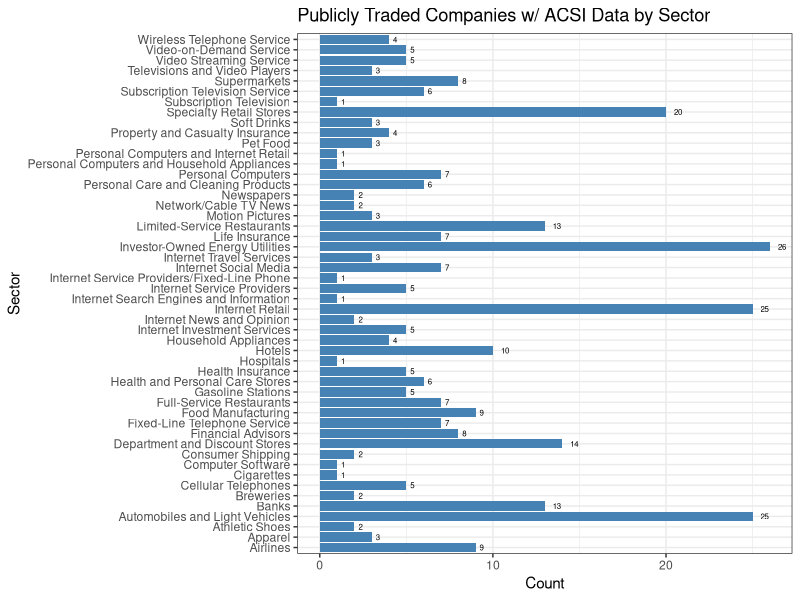
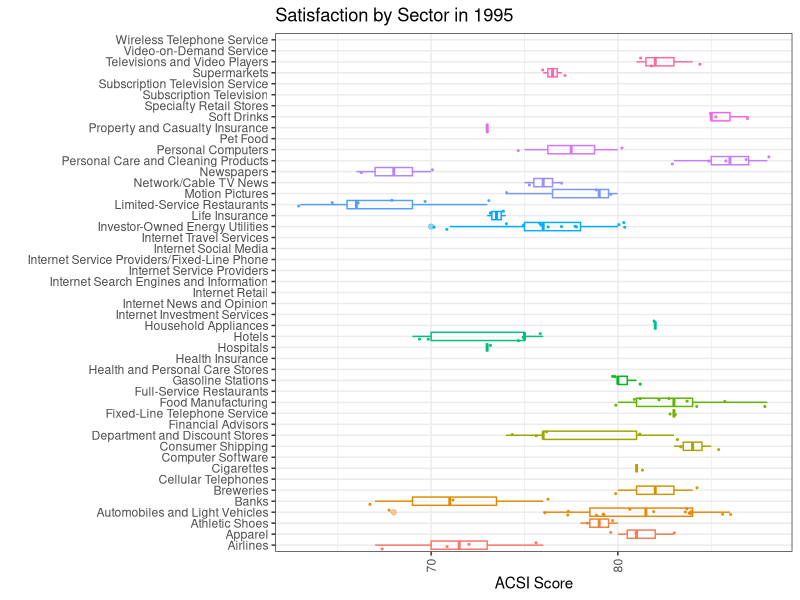
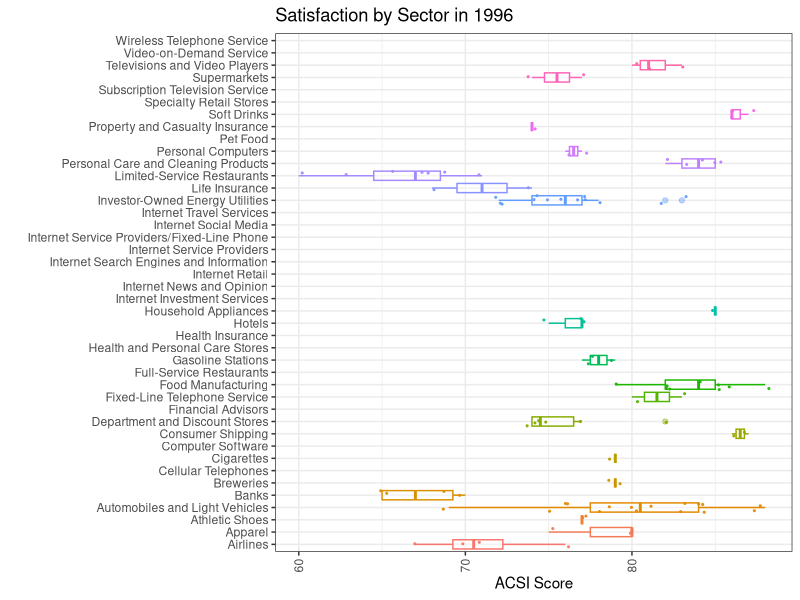
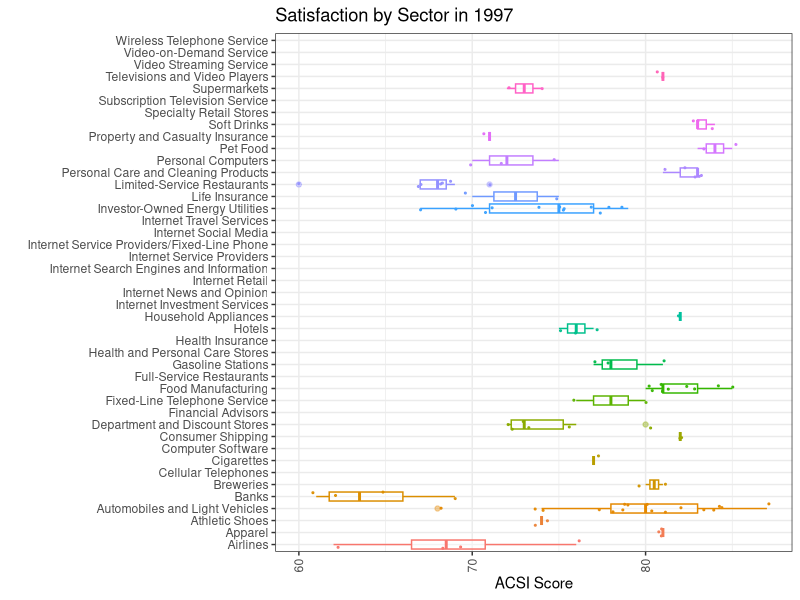
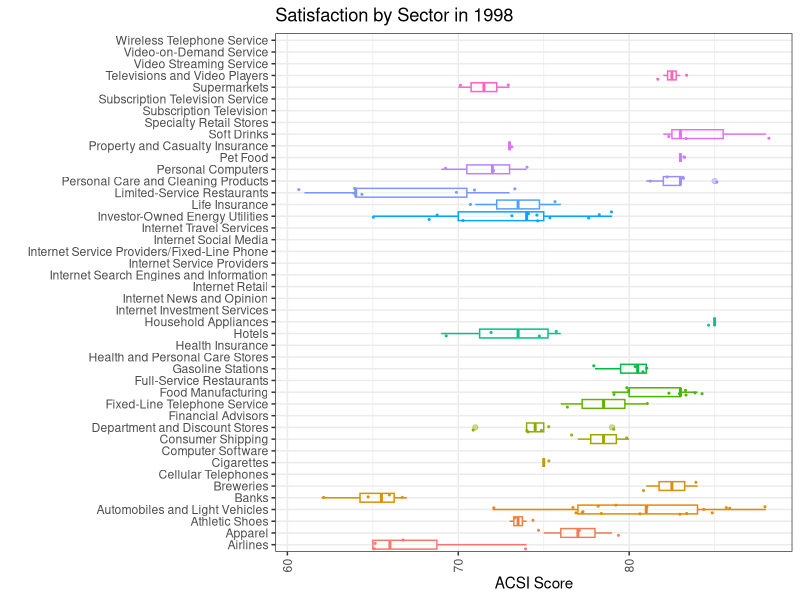
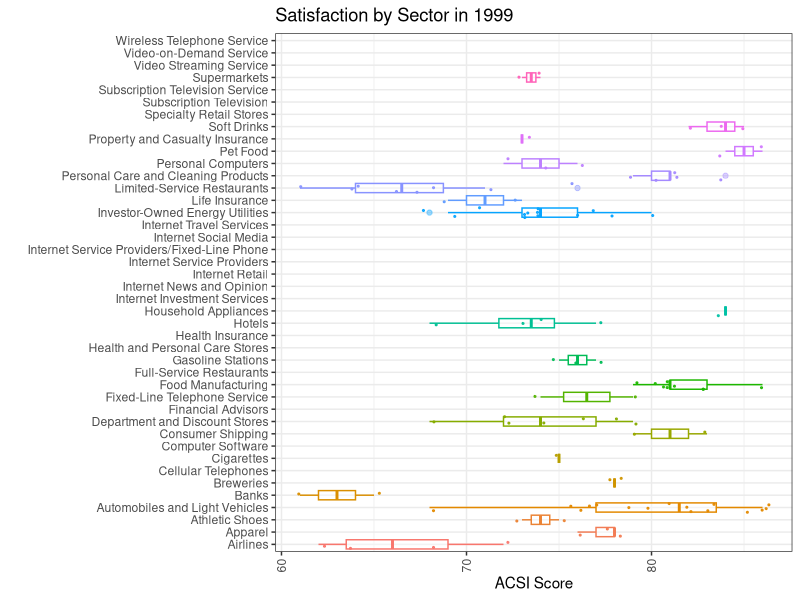
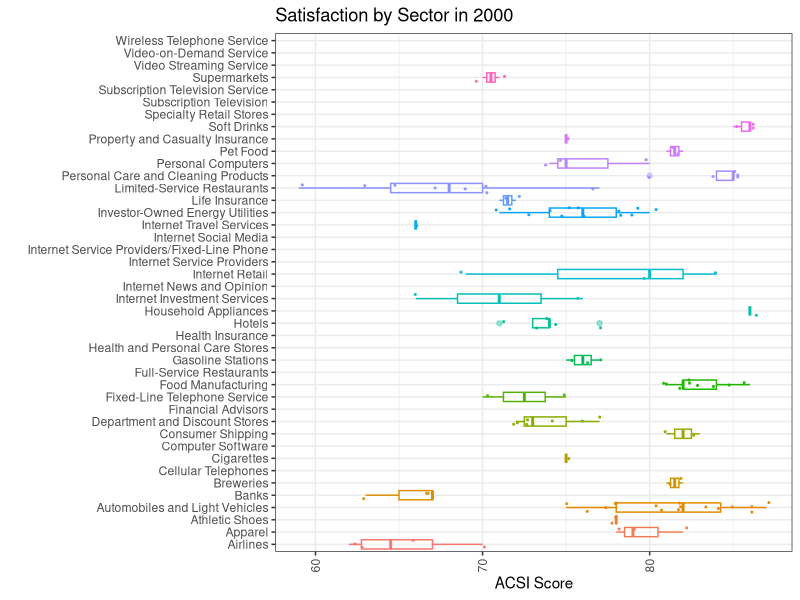
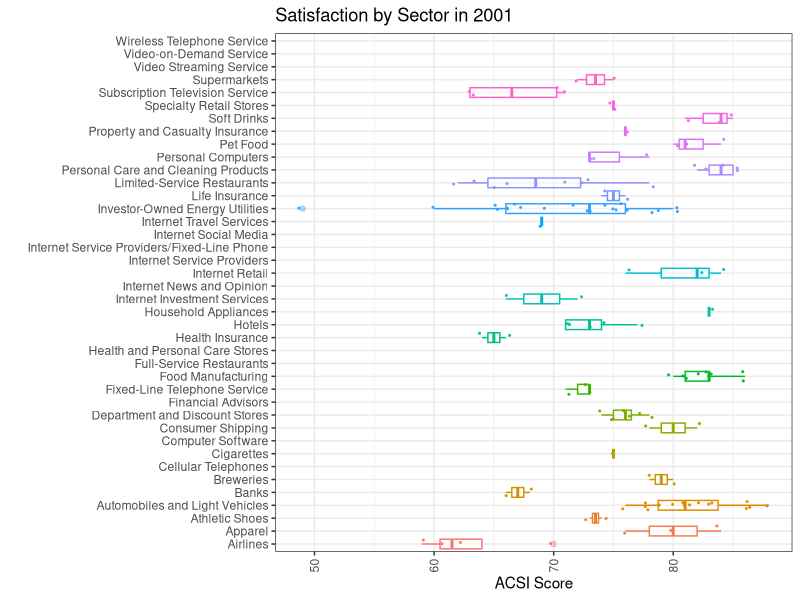

Recreate these plots in R, in order. (Note: this script raises an error after producing the figures.)
## ---- chunk 1
library(tidyverse)
library(magrittr)
library(gridExtra)
## ---- chunk 2
options(scipen = 999)
## ---- chunk 3
score_data <- read_csv("score_data.csv")
score_data
## ---- chunk 4
score_data %>% pull(ticker) %>% unique() %>% length()
## ---- chunk 5
score_data_long <- gather(score_data %>% select(-`...1`, -publicly_traded), year, score, -ticker, -company_name, -sector, na.rm = TRUE)
score_data_long$score <- as.numeric(score_data_long$score) #convert score from chr to numeric value
score_data_long
## ---- chunk 6
stock_data <- read_csv("stock_data.csv")
names(stock_data)[1] <- "ticker" #rename index to ticker 
stock_data
## ---- chunk 7
stock_data_long <- gather(stock_data, year, price, -ticker, na.rm = TRUE)
stock_data_long
## ---- chunk 8
analysis_data <- score_data_long %>% mutate(ticker_year = paste0(ticker, "_", year)) %>% left_join(stock_data_long %>% mutate(ticker_year = paste0(ticker, "_", year)) %>% select(-ticker, -year), by=c("ticker_year"="ticker_year")) %>% select(-ticker_year)
analysis_data
## ---- chunk 9
ggplot(score_data, aes(x = sector)) +
  geom_bar(fill = "steelblue") +
  labs(title = "Publicly Traded Companies w/ ACSI Data by Sector", x = "Sector", y = "Count") +
  geom_text(stat = "count", aes(label = ..count..), hjust = -1, color="black", size=2) +
  theme(axis.text.x = element_text(angle = 90, vjust = 0.5)) + 
  coord_flip() +
  theme_bw()
## ---- chunk 10
for (input_year in score_data_long %>% pull(year) %>% unique) {
  print(score_data_long %>% filter(year == input_year) %>% ggplot(aes(color=sector, y = score, x=sector)) + geom_boxplot(alpha=0.4) + geom_jitter(size=0.4, alpha=0.9) + theme_bw() +
    theme(axis.text.x = element_text(angle = 90, vjust = 0.5)) + coord_flip() + theme(legend.position = "none") + ggtitle(paste0("Satisfaction by Sector in ", input_year)) + ylab("ACSI Score") + xlab(""))  +
  ylim(c(60, 100))
}
## ---- chunk 11
score_data_long %>% ggplot(aes(color=sector, y = score, x=reorder(sector,score,na.rm = TRUE))) + geom_boxplot(alpha=0.4) + geom_jitter(size=0.4, alpha=0.9) + theme_bw() +
    theme(axis.text.x = element_text(angle = 0, vjust = 0.5)) + coord_flip() + theme(legend.position = "none") + ggtitle(paste0("")) + ylab("ACSI Score") + xlab("")  +
  ylim(c(45, 100))
## ---- chunk 12
score_data_long
## ---- chunk 13
sector_year_means <- score_data_long %>% 
  group_by(year, sector) %>% 
  summarize(mean_score = mean(score, na.rm = TRUE))

sector_means <- sector_year_means %>% 
  group_by(sector) %>% 
  summarize(mean_score = mean(mean_score, na.rm = TRUE)) 

#arrange from top to bottom
sector_means <- sector_means %>% 
  arrange(desc(mean_score))

sector_means %>% 
  mutate(rank = row_number(desc(mean_score)))
## ---- chunk 14
sp_500_data <- read_csv("sp_500_stock_df.csv")
names(sp_500_data)[1] <- "ticker"
sp_500_data <- gather(sp_500_data, year, price, -ticker, na.rm = TRUE)
sp_500_data
## ---- chunk 15
# Sort the dataframe by ticker and year
stock_data_long <- stock_data_long[order(stock_data_long$ticker, stock_data_long$year),]

# Mark both data types
stock_data_long$type <- "ACSI Surveyed Companies"
sp_500_data$type <- "S&P 500"

# merge them together
stock_data_long %<>% full_join(sp_500_data)

# Use the 'dplyr' package to group the data by ticker and calculate the percent change from one year to the next
library(dplyr)

stock_data_long <- stock_data_long %>% 
  group_by(ticker) %>% 
  mutate(price_change_from_prev_year = (price - lag(price))/lag(price))

stock_data_long
## ---- chunk 16
stock_data_long %>% pull(ticker) %>% unique() %>% length()
## ---- chunk 17
# Calculate the median price change from previous year for each year
median_changes <- stock_data_long %>%
  group_by(year, type) %>%
  summarize(median_change = median(price_change_from_prev_year, na.rm = TRUE)) 

# How similar is the median stock changes year to year with the S&P 500? (using as a benchmark)
ggplot(data = median_changes, aes(x = year, y = median_change, fill = type)) +
  geom_col(position = position_dodge(width = 0.8), width = 0.8) +
  labs(title = "Change in Stock Price by Year and Type", x = "Year", y = "Price Change", fill = "Type") +
  theme(plot.title = element_text(hjust = 0.5))  +
  guides(fill = guide_legend(ncol = 2)) +
  theme_bw() +
  theme(axis.text.x = element_text(angle = 90, vjust = 0.5))
## ---- chunk 18
count_highest_types <- function(median_changes) {
  # Convert factor type column to character if needed
  if (is.factor(median_changes$type)) {
    median_changes$type <- as.character(median_changes$type)
  }
  
  highest_types <- c()
  for (x in median_changes$year %>% unique()) {
    yearly_data <- median_changes %>% filter(year == x)
    # Find the type with the highest median_change value
    highest_types <- c(highest_types, yearly_data$type[which.max(yearly_data$median_change)])
  }
  # Count the occurrences of each element in an array
  counts <- table(highest_types)
  
  # Return the counts
  return(counts)
}

count_highest_types(median_changes)
## ---- chunk 19
plot_cumulative_performance <- function(df) {
  
  starting_amount <- 100000
  # Calculate cumulative performance for each trading strategy
  df_cumulative <- df %>%
    group_by(type) %>%
    arrange(year) %>%
    mutate(cumulative_return = cumprod(1 + median_change) * starting_amount)
  
  # Loop through all possible types in df_cumulative and print the final cumulative return
  for (t in unique(df_cumulative$type)) {
    #get the standard deviation in returns
    annual_mean_return <- df %>% filter(type == t) %>% drop_na() %>% pull(median_change) %>% mean()
    annual_sd_return <- df %>% filter(type == t) %>% drop_na() %>% pull(median_change) %>% sd()
    print(paste0(t, ": ", annual_mean_return, "+/-", annual_sd_return))

    final_return <- df_cumulative %>% filter(type == t) %>% filter(year == max(year)) %>% pull(cumulative_return)
    cat(paste0(t, ": ", round(final_return, 2), "\n"))
    final_return <- (df_cumulative %>% filter(type == t) %>% filter(year == max(year)) %>% pull(cumulative_return) / starting_amount - 1) * 100
    cat(paste0(t, ": ", round(final_return, 2), "%\n"))
  }
  
  # Plot cumulative performance for each trading strategy
  ggplot(df_cumulative, aes(x = year, y = cumulative_return, color = type, group=type)) +
    geom_line(size = 1) +
    scale_y_continuous(labels = scales::dollar, limits=c(0,3000000)) +
    labs(x = "Year", y = "Portfolio Balance", title = "Cumulative Performance") +
    theme_classic() +
    guides(color=guide_legend(title="Group")) +
    theme(axis.text.x = element_text(angle = 90, vjust = 0.5)) +
    theme(legend.position = "right", legend.title=element_blank()) +
    theme(plot.title = element_text(face="bold")) +
    xlab("")
  
}

acsi_total_data <- median_changes %>% drop_na()

plot_cumulative_performance(median_changes %>% drop_na())
## ---- chunk 20
median_changes %>% filter(type == "S&P 500") %>% drop_na() %>% pull(median_change) %>% mean()
median_changes %>% filter(type == "S&P 500") %>% drop_na() %>% pull(median_change) %>% sd()
## ---- chunk 21
label_data <- function(df, top_cutoff, bottom_cutoff) {
  library(dplyr)
  
  df_labeled <- df %>% 
    group_by(year) %>% 
    mutate(top_score = quantile(score, 1 - top_cutoff),
           bottom_score = quantile(score, bottom_cutoff),
           label = case_when(score >= top_score ~ "top",
                             score <= bottom_score ~ "bottom",
                             TRUE ~ "none")) %>% 
    ungroup()
  
  return(df_labeled)
}
## ---- chunk 22
labeled_data <- label_data(score_data_long %>% drop_na(), 0.05, 0.05)

top_ticker_year_pairs <- labeled_data %>% filter(label == "top") %>% mutate(ticker_year = paste0(ticker, "_", as.numeric(year) + 1)) %>% pull(ticker_year) 

bottom_ticker_year_pairs <- labeled_data %>% filter(label == "bottom") %>%  mutate(ticker_year = paste0(ticker, "_", as.numeric(year) + 1)) %>% pull(ticker_year) 

mid_ticker_year_pairs <- labeled_data %>% filter(label == "none") %>% mutate(ticker_year = paste0(ticker, "_", as.numeric(year) + 1)) %>% pull(ticker_year) 

## ---- chunk 23
stock_data_long <- stock_data_long[order(stock_data_long$ticker, stock_data_long$year),] %>% mutate(ticker_year = paste0(ticker, "_", year))

top_stock_data <- stock_data_long %>% filter(ticker_year %in% top_ticker_year_pairs) %>% select(-ticker_year)
top_stock_data$type <- "Top 5% Companies (ACSI Score)"

mid_stock_data <- stock_data_long %>% filter(ticker_year %in% mid_ticker_year_pairs) %>% select(-ticker_year)
mid_stock_data$type <- "Mid 90% Companies (ACSI Score)"

bottom_stock_data <- stock_data_long %>% filter(ticker_year %in% bottom_ticker_year_pairs) %>% select(-ticker_year)
bottom_stock_data$type <- "Bottom 5% Companies (ACSI Score)"

## ---- chunk 24
compiled_data <- stock_data_long %>% filter(ticker == "SPY") %>% full_join(top_stock_data)# %>% full_join(mid_stock_data) %>% full_join(bottom_stock_data)

# why is it short, shouldn't it contain almost all the data? 
compiled_data
## ---- chunk 25
median_changes <- compiled_data %>%
  group_by(year, type) %>%
  summarize(median_change = median(price_change_from_prev_year, na.rm = TRUE)) 

median_changes$type <- factor(median_changes$type, levels=c("S&P 500", "Top 5% Companies (ACSI Score)", "Mid 90% Companies (ACSI Score)", "Bottom 5% Companies (ACSI Score)"))

# How similar is the median stock changes year to year with the S&P 500? (using as a benchmark)
ggplot(data = median_changes, aes(x = year, y = median_change, fill = type)) +
  geom_col(position = position_dodge(width = 0.8), width = 0.8) +
  labs(title = "Change in Stock Price by Year and Type", x = "Year", y = "Price Change", fill = "Type") +
  theme(plot.title = element_text(hjust = 0.5))  +
  guides(fill = guide_legend(ncol = 2)) +
  theme_bw() +
  theme(axis.text.x = element_text(angle = 90, vjust = 0.5)) +
  theme(legend.position = "top", legend.title=element_blank())
## ---- chunk 26
p5_data <- median_changes %>% drop_na()

p5 <- plot_cumulative_performance(median_changes %>% drop_na())
p5
## ---- chunk 27
count_highest_types(median_changes)
## ---- chunk 28
count_highest_types(median_changes %>% filter(year %in% c("1997", "1998", "1999", "2000", "2001")))
count_highest_types(median_changes %>% filter(year %in% c("2002", "2003", "2004", "2005", "2006")))
count_highest_types(median_changes %>% filter(year %in% c("2007", "2008", "2009", "2010", "2011")))
count_highest_types(median_changes %>% filter(year %in% c("2012", "2013", "2014", "2015", "2016")))
count_highest_types(median_changes %>% filter(year %in% c("2017", "2018", "2019", "2020", "2021")))
## ---- chunk 29
# Re-run logic from top and bottom 5% with altered parameters/labels....
labeled_data <- label_data(score_data_long %>% drop_na(), 0.1, 0.1)

top_ticker_year_pairs <- labeled_data %>% filter(label == "top") %>% mutate(ticker_year = paste0(ticker, "_", as.numeric(year) + 1)) %>% pull(ticker_year) 

bottom_ticker_year_pairs <- labeled_data %>% filter(label == "bottom") %>%  mutate(ticker_year = paste0(ticker, "_", as.numeric(year) + 1)) %>% pull(ticker_year) 

mid_ticker_year_pairs <- labeled_data %>% filter(label == "none") %>% mutate(ticker_year = paste0(ticker, "_", as.numeric(year) + 1)) %>% pull(ticker_year) 

stock_data_long <- stock_data_long[order(stock_data_long$ticker, stock_data_long$year),] %>% mutate(ticker_year = paste0(ticker, "_", year))

top_stock_data <- stock_data_long %>% filter(ticker_year %in% top_ticker_year_pairs) %>% select(-ticker_year)
top_stock_data$type <- "Top 10% Companies (ACSI Score)"

mid_stock_data <- stock_data_long %>% filter(ticker_year %in% mid_ticker_year_pairs) %>% select(-ticker_year)
mid_stock_data$type <- "Mid 80% Companies (ACSI Score)"

bottom_stock_data <- stock_data_long %>% filter(ticker_year %in% bottom_ticker_year_pairs) %>% select(-ticker_year)
bottom_stock_data$type <- "Bottom 10% Companies (ACSI Score)"

compiled_data <- stock_data_long %>% filter(ticker == "SPY") %>% full_join(top_stock_data) #%>% full_join(mid_stock_data) %>% full_join(bottom_stock_data)

median_changes <- compiled_data %>%
  group_by(year, type) %>%
  summarize(median_change = median(price_change_from_prev_year, na.rm = TRUE)) 

median_changes$type <- factor(median_changes$type, levels=c("S&P 500", "Top 10% Companies (ACSI Score)", "Mid 80% Companies (ACSI Score)", "Bottom 10% Companies (ACSI Score)"))

# How similar is the median stock changes year to year with the S&P 500? (using as a benchmark)
ggplot(data = median_changes, aes(x = year, y = median_change, fill = type)) +
  geom_col(position = position_dodge(width = 0.8), width = 0.8) +
  labs(title = "Change in Stock Price by Year and Type", x = "Year", y = "Price Change", fill = "Type") +
  theme(plot.title = element_text(hjust = 0.5))  +
  guides(fill = guide_legend(ncol = 2)) +
  theme_bw() +
  theme(axis.text.x = element_text(angle = 90, vjust = 0.5)) +
  theme(legend.position = "top", legend.title=element_blank()) + xlab("")

p10_data <- median_changes %>% drop_na()

p10 <- plot_cumulative_performance(median_changes %>% drop_na())
p10
## ---- chunk 30
count_highest_types(median_changes)
## ---- chunk 31
count_highest_types(median_changes %>% filter(year %in% c("1997", "1998", "1999", "2000", "2001")))
count_highest_types(median_changes %>% filter(year %in% c("2002", "2003", "2004", "2005", "2006")))
count_highest_types(median_changes %>% filter(year %in% c("2007", "2008", "2009", "2010", "2011")))
count_highest_types(median_changes %>% filter(year %in% c("2012", "2013", "2014", "2015", "2016")))
count_highest_types(median_changes %>% filter(year %in% c("2017", "2018", "2019", "2020", "2021")))
## ---- chunk 32
# Re-run logic from top and bottom 5% with altered parameters/labels....
labeled_data <- label_data(score_data_long %>% drop_na(), 0.25, 0.25)

top_ticker_year_pairs <- labeled_data %>% filter(label == "top") %>% mutate(ticker_year = paste0(ticker, "_", as.numeric(year) + 1)) %>% pull(ticker_year) 

bottom_ticker_year_pairs <- labeled_data %>% filter(label == "bottom") %>%  mutate(ticker_year = paste0(ticker, "_", as.numeric(year) + 1)) %>% pull(ticker_year) 

mid_ticker_year_pairs <- labeled_data %>% filter(label == "none") %>% mutate(ticker_year = paste0(ticker, "_", as.numeric(year) + 1)) %>% pull(ticker_year) 

stock_data_long <- stock_data_long[order(stock_data_long$ticker, stock_data_long$year),] %>% mutate(ticker_year = paste0(ticker, "_", year))

top_stock_data <- stock_data_long %>% filter(ticker_year %in% top_ticker_year_pairs) %>% select(-ticker_year)
top_stock_data$type <- "Top 25% Companies (ACSI Score)"

mid_stock_data <- stock_data_long %>% filter(ticker_year %in% mid_ticker_year_pairs) %>% select(-ticker_year)
mid_stock_data$type <- "Mid 50% Companies (ACSI Score)"

bottom_stock_data <- stock_data_long %>% filter(ticker_year %in% bottom_ticker_year_pairs) %>% select(-ticker_year)
bottom_stock_data$type <- "Bottom 25% Companies (ACSI Score)"

compiled_data <- stock_data_long %>% filter(ticker == "SPY") %>% full_join(top_stock_data) #%>% full_join(mid_stock_data) %>% full_join(bottom_stock_data)

median_changes <- compiled_data %>%
  group_by(year, type) %>%
  summarize(median_change = median(price_change_from_prev_year, na.rm = TRUE)) 

median_changes$type <- factor(median_changes$type, levels=c("S&P 500", "Top 25% Companies (ACSI Score)", "Mid 50% Companies (ACSI Score)", "Bottom 25% Companies (ACSI Score)"))

# How similar is the median stock changes year to year with the S&P 500? (using as a benchmark)
ggplot(data = median_changes, aes(x = year, y = median_change, fill = type)) +
  geom_col(position = position_dodge(width = 0.8), width = 0.8) +
  labs(title = "Change in Stock Price by Year and Type", x = "Year", y = "Price Change", fill = "Type") +
  theme(plot.title = element_text(hjust = 0.5))  +
  guides(fill = guide_legend(ncol = 2)) +
  theme_bw() +
  theme(axis.text.x = element_text(angle = 90, vjust = 0.5)) +
  theme(legend.position = "top", legend.title=element_blank()) + xlab("")

p25_data <- median_changes %>% drop_na()

p25 <- plot_cumulative_performance(median_changes %>% drop_na())
p25
## ---- chunk 33
count_highest_types(median_changes)
## ---- chunk 34
count_highest_types(median_changes %>% filter(year %in% c("1997", "1998", "1999", "2000", "2001")))
count_highest_types(median_changes %>% filter(year %in% c("2002", "2003", "2004", "2005", "2006")))
count_highest_types(median_changes %>% filter(year %in% c("2007", "2008", "2009", "2010", "2011")))
count_highest_types(median_changes %>% filter(year %in% c("2012", "2013", "2014", "2015", "2016")))
count_highest_types(median_changes %>% filter(year %in% c("2017", "2018", "2019", "2020", "2021")))
## ---- chunk 35
# Re-run logic from top and bottom 5% with altered parameters/labels....
labeled_data <- label_data(score_data_long %>% drop_na(), 0.01, 0.01)

top_ticker_year_pairs <- labeled_data %>% filter(label == "top") %>% mutate(ticker_year = paste0(ticker, "_", as.numeric(year) + 1)) %>% pull(ticker_year) 

bottom_ticker_year_pairs <- labeled_data %>% filter(label == "bottom") %>%  mutate(ticker_year = paste0(ticker, "_", as.numeric(year) + 1)) %>% pull(ticker_year) 

mid_ticker_year_pairs <- labeled_data %>% filter(label == "none") %>% mutate(ticker_year = paste0(ticker, "_", as.numeric(year) + 1)) %>% pull(ticker_year) 

stock_data_long <- stock_data_long[order(stock_data_long$ticker, stock_data_long$year),] %>% mutate(ticker_year = paste0(ticker, "_", year))

top_stock_data <- stock_data_long %>% filter(ticker_year %in% top_ticker_year_pairs) %>% select(-ticker_year)
top_stock_data$type <- "Top 1% Companies (ACSI Score)"

mid_stock_data <- stock_data_long %>% filter(ticker_year %in% mid_ticker_year_pairs) %>% select(-ticker_year)
mid_stock_data$type <- "Mid 98% Companies (ACSI Score)"

bottom_stock_data <- stock_data_long %>% filter(ticker_year %in% bottom_ticker_year_pairs) %>% select(-ticker_year)
bottom_stock_data$type <- "Bottom 1% Companies (ACSI Score)"

compiled_data <- stock_data_long %>% filter(ticker == "SPY") %>% full_join(top_stock_data) #%>% full_join(mid_stock_data) %>% full_join(bottom_stock_data)

median_changes <- compiled_data %>%
  group_by(year, type) %>%
  summarize(median_change = median(price_change_from_prev_year, na.rm = TRUE)) 

median_changes$type <- factor(median_changes$type, levels=c("S&P 500", "Top 1% Companies (ACSI Score)", "Mid 98% Companies (ACSI Score)", "Bottom 1% Companies (ACSI Score)"))

# How similar is the median stock changes year to year with the S&P 500? (using as a benchmark)
ggplot(data = median_changes, aes(x = year, y = median_change, fill = type)) +
  geom_col(position = position_dodge(width = 0.8), width = 0.8) +
  labs(title = "Change in Stock Price by Year and Type", x = "Year", y = "Price Change", fill = "Type") +
  theme(plot.title = element_text(hjust = 0.5))  +
  guides(fill = guide_legend(ncol = 2)) +
  theme_bw() +
  theme(axis.text.x = element_text(angle = 90, vjust = 0.5)) +
  theme(legend.position = "top", legend.title=element_blank()) + xlab("")

p1_data <- median_changes %>% drop_na()

p1 <- plot_cumulative_performance(median_changes %>% drop_na())
p1
## ---- chunk 36
count_highest_types(median_changes)
## ---- chunk 37
count_highest_types(median_changes %>% filter(year %in% c("1997", "1998", "1999", "2000", "2001")))
count_highest_types(median_changes %>% filter(year %in% c("2002", "2003", "2004", "2005", "2006")))
count_highest_types(median_changes %>% filter(year %in% c("2007", "2008", "2009", "2010", "2011")))
count_highest_types(median_changes %>% filter(year %in% c("2012", "2013", "2014", "2015", "2016")))
count_highest_types(median_changes %>% filter(year %in% c("2017", "2018", "2019", "2020", "2021")))
## ---- chunk 38
top_stock_data %>% filter(year == 2004)
## ---- chunk 39
#top companies
score_data %>% filter(ticker %in% c(top_stock_data %>% pull(ticker) %>% unique())) 
## ---- chunk 40
# bottom companies
score_data %>% filter(ticker %in% c(bottom_stock_data %>% pull(ticker) %>% unique()))
## ---- chunk 41
grid.arrange(p1 +
  theme(legend.position = "none") + ggtitle("99th Percentile") + ylab(""), 
  p5 +
  theme(legend.position = "none") + ggtitle("95th Percentile") + ylab(""), 
  p10 +
  theme(legend.position = "none") + ggtitle("90th Percentile") + ylab(""), 
  p25 +
  theme(legend.position = "none") + ggtitle("75th Percentile") + ylab("")) 
## ---- chunk 42

#function to extract cumulative performance each time
get_cumulative_performance <- function(df) {
  
  starting_amount <- 100000
  # Calculate cumulative performance for each trading strategy
  df_cumulative <- df %>%
    group_by(type) %>%
    arrange(year) %>%
    mutate(cumulative_return = cumprod(1 + median_change) * starting_amount)
  
  # Loop through all possible types in df_cumulative and print the final cumulative return
  for (t in unique(df_cumulative$type)) {
    final_return <- df_cumulative %>% filter(type == t) %>% filter(year == max(year)) %>% pull(cumulative_return)
    cat(paste0(t, ": ", round(final_return, 2), "\n"))
    final_return <- (df_cumulative %>% filter(type == t) %>% filter(year == max(year)) %>% pull(cumulative_return) / starting_amount - 1) * 100
    cat(paste0(t, ": ", round(final_return, 2), "%\n"))
  }
  
  final_return

}

return_results <- c()

for (input_percentile in seq(from = 0.01, to = 0.99, by = 0.01)) {
  
  labeled_data <- label_data(score_data_long %>% drop_na(), input_percentile, 0.01)
  
  top_ticker_year_pairs <- labeled_data %>% filter(label == "top") %>% mutate(ticker_year = paste0(ticker, "_", as.numeric(year) + 1)) %>% pull(ticker_year) 
  
  bottom_ticker_year_pairs <- labeled_data %>% filter(label == "bottom") %>%  mutate(ticker_year = paste0(ticker, "_", as.numeric(year) + 1)) %>% pull(ticker_year) 
  
  mid_ticker_year_pairs <- labeled_data %>% filter(label == "none") %>% mutate(ticker_year = paste0(ticker, "_", as.numeric(year) + 1)) %>% pull(ticker_year) 
  
  stock_data_long <- stock_data_long[order(stock_data_long$ticker, stock_data_long$year),] %>% mutate(ticker_year = paste0(ticker, "_", year))
  
  top_stock_data <- stock_data_long %>% filter(ticker_year %in% top_ticker_year_pairs) %>% select(-ticker_year)
  top_stock_data$type <- "Top 1% Companies (ACSI Score)"
  
  mid_stock_data <- stock_data_long %>% filter(ticker_year %in% mid_ticker_year_pairs) %>% select(-ticker_year)
  mid_stock_data$type <- "Mid 98% Companies (ACSI Score)"
  
  bottom_stock_data <- stock_data_long %>% filter(ticker_year %in% bottom_ticker_year_pairs) %>% select(-ticker_year)
  bottom_stock_data$type <- "Bottom 1% Companies (ACSI Score)"
  
  compiled_data <- stock_data_long %>% filter(ticker == "SPY") %>% full_join(top_stock_data) #%>% full_join(mid_stock_data) %>% full_join(bottom_stock_data)
  
  #compiled_data %<>% filter(year %in% c("2017", "2018", "2019", "2020", "2021"))
  #compiled_data %<>% filter(year %in% c("2012", "2013", "2014", "2015", "2016"))
  #compiled_data %<>% filter(year %in% c("2007", "2008", "2009", "2010", "2011"))
  #compiled_data %<>% filter(year %in% c("2002", "2003", "2004", "2005", "2006"))
  compiled_data %<>% filter(year %in% c("1997", "1998", "1999", "2000", "2001"))
  
  median_changes <- compiled_data %>%
    group_by(year, type) %>%
    summarize(median_change = median(price_change_from_prev_year, na.rm = TRUE)) 
  
  median_changes$type <- factor(median_changes$type, levels=c("S&P 500", "Top 1% Companies (ACSI Score)", "Mid 98% Companies (ACSI Score)", "Bottom 1% Companies (ACSI Score)"))
  
  
  
  
  
  return_results <- c(return_results, get_cumulative_performance(median_changes %>% drop_na()))
}

return_results
## ---- chunk 43
# Generate example data
x <- rev(seq(from = 0.01, to = 0.99, by = 0.01))
y <- return_results

# Combine x and y into a data frame
data <- data.frame(x, y)

# Create plot object
ggplot(data, aes(x=x, y=y)) + 

  # Add line layer
  geom_line(color="#1cb4b6") +
  
  # Add x and y axis labels
  xlab("ACSI Percentile") + ylab("Returns (%)") +
  
  # Add plot title
  ggtitle("") + theme_bw() + geom_hline(yintercept=114.96,linetype=2, color = "#f55c54") +
  geom_area(aes(fill=y), alpha = 0.2) + theme_classic() +
  theme(legend.position = "none") 
## ---- chunk 44
# take the top one in each sector, needs to be slightly modified
label_data_sector <- function(df, top_cutoff, bottom_cutoff) {

  rows <- 2 # we want to filter out sectors with less than 2 companies in that year 
  
  df_labeled <- df %>% 
    group_by(year, sector) %>% 
    mutate(top_score = quantile(score, 1 - top_cutoff),
           bottom_score = quantile(score, bottom_cutoff),
           label = case_when(score >= top_score ~ "top",
                             score <= bottom_score ~ "bottom",
                             TRUE ~ "none")) %>% filter(n() >= rows) %>% 
    ungroup()
  
  return(df_labeled)
}
## ---- chunk 45
labeled_data <- label_data_sector(score_data_long %>% drop_na(), 0.01, 0.01) #take the companies in the 99th and 1st Percentiles

top_ticker_year_pairs <- labeled_data %>% filter(label == "top") %>% mutate(ticker_year = paste0(ticker, "_", as.numeric(year) + 1)) %>% pull(ticker_year) 

bottom_ticker_year_pairs <- labeled_data %>% filter(label == "bottom") %>%  mutate(ticker_year = paste0(ticker, "_", as.numeric(year) + 1)) %>% pull(ticker_year) 

mid_ticker_year_pairs <- labeled_data %>% filter(label == "none") %>% mutate(ticker_year = paste0(ticker, "_", as.numeric(year) + 1)) %>% pull(ticker_year) 

stock_data_long <- stock_data_long[order(stock_data_long$ticker, stock_data_long$year),] %>% mutate(ticker_year = paste0(ticker, "_", year))

top_stock_data <- stock_data_long %>% filter(ticker_year %in% top_ticker_year_pairs) %>% select(-ticker_year)
top_stock_data$type <- "Top Company in Each Sector"

mid_stock_data <- stock_data_long %>% filter(ticker_year %in% mid_ticker_year_pairs) %>% select(-ticker_year)
mid_stock_data$type <- "Other Companies (ACSI Score)"

bottom_stock_data <- stock_data_long %>% filter(ticker_year %in% bottom_ticker_year_pairs) %>% select(-ticker_year)
bottom_stock_data$type <- "Bottom Companies in Each Sector (ACSI Score)"

compiled_data <- stock_data_long %>% filter(ticker == "SPY") %>% full_join(top_stock_data) #%>% full_join(mid_stock_data) %>% full_join(bottom_stock_data)

median_changes <- compiled_data %>%
  group_by(year, type) %>%
  summarize(median_change = median(price_change_from_prev_year, na.rm = TRUE)) 

median_changes$type <- factor(median_changes$type, levels=c("S&P 500", "Top Company in Each Sector", "Other Companies (ACSI Score)", "Bottom Companies in Each Sector (ACSI Score)"))

# How similar is the median stock changes year to year with the S&P 500? (using as a benchmark)
ggplot(data = median_changes, aes(x = year, y = median_change, fill = type)) +
  geom_col(position = position_dodge(width = 0.8), width = 0.8) +
  labs(title = "Change in Stock Price by Year and Type", x = "Year", y = "Price Change", fill = "Type") +
  theme(plot.title = element_text(hjust = 0.5))  +
  guides(fill = guide_legend(ncol = 2)) +
  theme_bw() +
  theme(axis.text.x = element_text(angle = 90, vjust = 0.5)) +
  theme(legend.position = "top", legend.title=element_blank()) + xlab("")


ps_data <- median_changes %>% drop_na()

plot_cumulative_performance(median_changes %>% drop_na()) + xlab("")


## ---- chunk 46
count_highest_types(median_changes)
## ---- chunk 47
count_highest_types(median_changes %>% filter(year %in% c("1997", "1998", "1999", "2000", "2001")))
count_highest_types(median_changes %>% filter(year %in% c("2002", "2003", "2004", "2005", "2006")))
count_highest_types(median_changes %>% filter(year %in% c("2007", "2008", "2009", "2010", "2011")))
count_highest_types(median_changes %>% filter(year %in% c("2012", "2013", "2014", "2015", "2016")))
count_highest_types(median_changes %>% filter(year %in% c("2017", "2018", "2019", "2020", "2021")))
## ---- chunk 48
# Re-run logic from top and bottom 5% with altered parameters/labels....
labeled_data <- label_data(score_data_long %>% drop_na(), 0.01, 0.01)

top_ticker_year_pairs <- labeled_data %>% filter(label == "top") %>% mutate(ticker_year = paste0(ticker, "_", as.numeric(year) + 1)) %>% pull(ticker_year) 

bottom_ticker_year_pairs <- labeled_data %>% filter(label == "bottom") %>%  mutate(ticker_year = paste0(ticker, "_", as.numeric(year) + 1)) %>% pull(ticker_year) 

mid_ticker_year_pairs <- labeled_data %>% filter(label == "none") %>% mutate(ticker_year = paste0(ticker, "_", as.numeric(year) + 1)) %>% pull(ticker_year) 

stock_data_long <- stock_data_long[order(stock_data_long$ticker, stock_data_long$year),] %>% mutate(ticker_year = paste0(ticker, "_", year))

top_stock_data <- stock_data_long %>% filter(ticker_year %in% top_ticker_year_pairs) %>% select(-ticker_year)
top_stock_data$type <- "Top 1% Companies (ACSI Score)"

mid_stock_data <- stock_data_long %>% filter(ticker_year %in% mid_ticker_year_pairs) %>% select(-ticker_year)
mid_stock_data$type <- "Mid 98% Companies (ACSI Score)"

bottom_stock_data <- stock_data_long %>% filter(ticker_year %in% bottom_ticker_year_pairs) %>% select(-ticker_year)
bottom_stock_data$type <- "Bottom 1% Companies (ACSI Score)"

compiled_data <- stock_data_long %>% filter(ticker == "SPY") %>% full_join(top_stock_data) #%>% full_join(mid_stock_data) %>% full_join(bottom_stock_data)

# Only look in recent years
#compiled_data %<>% filter(year %in% c("2014", "2015", "2016", "2017", "2018", "2019", "2020"))

median_changes <- compiled_data %>%
  group_by(year, type) %>%
  summarize(median_change = median(price_change_from_prev_year, na.rm = TRUE)) 

median_changes$type <- factor(median_changes$type, levels=c("S&P 500", "Top 1% Companies (ACSI Score)", "Mid 98% Companies (ACSI Score)", "Bottom 1% Companies (ACSI Score)"))

# How similar is the median stock changes year to year with the S&P 500? (using as a benchmark)
ggplot(data = median_changes, aes(x = year, y = median_change, fill = type)) +
  geom_col(position = position_dodge(width = 0.8), width = 0.8) +
  labs(title = "Change in Stock Price by Year and Type", x = "Year", y = "Price Change", fill = "Type") +
  theme(plot.title = element_text(hjust = 0.5))  +
  guides(fill = guide_legend(ncol = 2)) +
  theme_bw() +
  theme(axis.text.x = element_text(angle = 90, vjust = 0.5)) +
  theme(legend.position = "top", legend.title=element_blank()) + xlab("")

p1 <- plot_cumulative_performance(median_changes %>% drop_na())
p1
## ---- chunk 49
top_1_percentile_data <- median_changes
## ---- chunk 50
ggplot(median_changes, aes(x = year, y = median_change, color = type, group=type)) +
    geom_line(size = 1) +
    labs(x = "Year", y = "Change", title = "Cumulative Performance") +
    theme_classic() +
    guides(color=guide_legend(title="Group")) +
    theme(axis.text.x = element_text(angle = 90, vjust = 0.5)) +
    theme(legend.position = "right", legend.title=element_blank()) +
    theme(plot.title = element_text(face="bold")) +
    xlab("") + geom_hline(yintercept=0,linetype=2, color = "grey")
## ---- chunk 51
labeled_data <- label_data_sector(score_data_long %>% drop_na(), 0.01, 0.01) #take the companies in the 99th and 1st Percentiles


top_ticker_year_pairs <- labeled_data %>% filter(label == "top") %>% mutate(ticker_year = paste0(ticker, "_", as.numeric(year) + 1)) %>% pull(ticker_year) 

bottom_ticker_year_pairs <- labeled_data %>% filter(label == "bottom") %>%  mutate(ticker_year = paste0(ticker, "_", as.numeric(year) + 1)) %>% pull(ticker_year) 

mid_ticker_year_pairs <- labeled_data %>% filter(label == "none") %>% mutate(ticker_year = paste0(ticker, "_", as.numeric(year) + 1)) %>% pull(ticker_year) 

stock_data_long <- stock_data_long[order(stock_data_long$ticker, stock_data_long$year),] %>% mutate(ticker_year = paste0(ticker, "_", year))

top_stock_data <- stock_data_long %>% filter(ticker_year %in% top_ticker_year_pairs) %>% select(-ticker_year)
top_stock_data$type <- "Top Company in Each Sector"

mid_stock_data <- stock_data_long %>% filter(ticker_year %in% mid_ticker_year_pairs) %>% select(-ticker_year)
mid_stock_data$type <- "Other Companies (ACSI Score)"

bottom_stock_data <- stock_data_long %>% filter(ticker_year %in% bottom_ticker_year_pairs) %>% select(-ticker_year)
bottom_stock_data$type <- "Bottom Companies in Each Sector (ACSI Score)"

compiled_data <- stock_data_long %>% filter(ticker == "SPY") %>% full_join(top_stock_data) #%>% full_join(mid_stock_data) %>% full_join(bottom_stock_data)

# Only look in recent years
#compiled_data %<>% filter(year %in% c("2014", "2015", "2016", "2017", "2018", "2019", "2020"))

median_changes <- compiled_data %>%
  group_by(year, type) %>%
  summarize(median_change = median(price_change_from_prev_year, na.rm = TRUE)) 

median_changes$type <- factor(median_changes$type, levels=c("S&P 500", "Top Company in Each Sector", "Other Companies (ACSI Score)", "Bottom Companies in Each Sector (ACSI Score)"))

# How similar is the median stock changes year to year with the S&P 500? (using as a benchmark)
ggplot(data = median_changes, aes(x = year, y = median_change, fill = type)) +
  geom_col(position = position_dodge(width = 0.8), width = 0.8) +
  labs(title = "Change in Stock Price by Year and Type", x = "Year", y = "Price Change", fill = "Type") +
  theme(plot.title = element_text(hjust = 0.5))  +
  guides(fill = guide_legend(ncol = 2)) +
  theme_bw() +
  theme(axis.text.x = element_text(angle = 90, vjust = 0.5)) +
  theme(legend.position = "top", legend.title=element_blank()) + xlab("")

plot_cumulative_performance(median_changes %>% drop_na()) + xlab("")


## ---- chunk 52
ggplot(median_changes, aes(x = year, y = median_change, color = type, group=type)) +
    geom_line(size = 1) +
    labs(x = "Year", y = "Change", title = "Cumulative Performance") +
    theme_classic() +
    guides(color=guide_legend(title="Group")) +
    theme(axis.text.x = element_text(angle = 90, vjust = 0.5)) +
    theme(legend.position = "right", legend.title=element_blank()) +
    theme(plot.title = element_text(face="bold")) +
    xlab("") + geom_hline(yintercept=0,linetype=2, color = "grey")
## ---- chunk 53
top_1_percentile_data %<>% filter(type != "S&P 500")
ggplot(median_changes %>% full_join(top_1_percentile_data), aes(x = year, y = median_change, color = type, group=type)) +
    geom_line(size = 1) +
    labs(x = "Year", y = "Change", title = "Annual Returns") +
    theme_classic() +
    guides(color=guide_legend(title="Group")) +
    theme(axis.text.x = element_text(angle = 90, vjust = 0.5)) +
    theme(legend.position = "right", legend.title=element_blank()) +
    theme(plot.title = element_text(face="bold")) +
    xlab("") + geom_hline(yintercept=0,linetype=2, color = "grey")
## ---- chunk 54
# create the first one
compiled_data <- stock_data_long %>% filter(ticker == "SPY")


# go through each sector
for (sector_type in score_data_long$sector %>% unique()) {
  sector_ticker_year_pairs <- score_data_long %>% filter(sector == sector_type) %>% mutate(ticker_year = paste0(ticker, "_", as.numeric(year) + 1)) %>% pull(ticker_year) 
  select_stock_data <- stock_data_long %>% filter(ticker_year %in% sector_ticker_year_pairs) %>% select(-ticker_year)
select_stock_data$type <- sector_type

  

  # add it to the compiled data
  compiled_data %<>% full_join(select_stock_data)
  
}


median_changes <- compiled_data %>%
  group_by(year, type) %>%
  summarize(median_change = median(price_change_from_prev_year, na.rm = TRUE)) 

sector_options <- c("S&P 500")
for (sector_name in score_data_long$sector %>% unique()) {
  sector_options <- c(sector_options, sector_name)
}
 
median_changes$type <- factor(median_changes$type, levels=sector_options)

# How similar is the median stock changes year to year with the S&P 500? (using as a benchmark)
ggplot(data = median_changes, aes(x = year, y = median_change, fill = type)) +
  geom_col(position = position_dodge(width = 0.8), width = 0.8) +
  labs(title = "Change in Stock Price by Year and Type", x = "Year", y = "Price Change", fill = "Type") +
  theme(plot.title = element_text(hjust = 0.5))  +
  guides(fill = guide_legend(ncol = 2)) +
  theme_bw() +
  theme(axis.text.x = element_text(angle = 90, vjust = 0.5)) +
  theme(legend.position = "top", legend.title=element_blank()) + xlab("")

plot_cumulative_performance(median_changes %>% drop_na()) + xlab("")
## ---- chunk 55
plot_cumulative_performance_modified <- function(df) {
  
  starting_amount <- 100000
  # Calculate cumulative performance for each trading strategy
  df_cumulative <- df %>%
    group_by(type) %>%
    arrange(year) %>%
    mutate(cumulative_return = cumprod(1 + median_change) * starting_amount)
  
  # Loop through all possible types in df_cumulative and print the final cumulative return
  for (t in unique(df_cumulative$type)) {
    #get the standard deviation in returns
    annual_mean_return <- df %>% filter(type == t) %>% drop_na() %>% pull(median_change) %>% mean()
    annual_sd_return <- df %>% filter(type == t) %>% drop_na() %>% pull(median_change) %>% sd()
    print(paste0(t, ": ", annual_mean_return, "+/-", annual_sd_return))

    final_return <- df_cumulative %>% filter(type == t) %>% filter(year == max(year)) %>% pull(cumulative_return)
    cat(paste0(t, ": ", round(final_return, 2), "\n"))
    final_return <- (df_cumulative %>% filter(type == t) %>% filter(year == max(year)) %>% pull(cumulative_return) / starting_amount - 1) * 100
    cat(paste0(t, ": ", round(final_return, 2), "%\n"))
  }
  
  # Plot cumulative performance for each trading strategy
  ggplot(df_cumulative, aes(x = year, y = cumulative_return, color = type, group=type)) +
    geom_line(size=1) +
    scale_y_continuous(labels = scales::dollar, limits=c(0,4000000)) +
    labs(x = "Year", y = "Portfolio Balance", title = "Cumulative Performance") +
    theme_classic() +
    guides(color=guide_legend(title="Group")) +
    theme(axis.text.x = element_text(angle = 90, vjust = 0.5)) +
    theme(legend.position = "right", legend.title=element_blank()) +
    theme(plot.title = element_text(face="bold")) +
    xlab("")
  
}

## ---- chunk 56
all_strategy_data <- p1_data %>% full_join(p5_data) %>% full_join(p10_data) %>% full_join(p25_data) %>% full_join(ps_data) %>% full_join(acsi_total_data) %>% distinct()

all_strategy_data %<>% mutate(type = case_when(
  type == "S&P 500" ~ "S&P 500",
  type == "Top 1% Companies (ACSI Score)" ~ "99th Percentile Across All Sectors",
  type == "Top 5% Companies (ACSI Score)" ~ "95th Percentile Across All Sectors",
  type == "Top 10% Companies (ACSI Score)" ~ "10th Percentile Across All Sectors",
  type == "Top 25% Companies (ACSI Score)" ~ "75th Percentile Across All Sectors",
  type == "Top Company in Each Sector" ~ "Top Company in Each Sector",
  type == "ACSI Surveyed Companies" ~ "All Publicly Traded Companies w/ ACSI Data",
))

all_strategy_data %<>% drop_na()

all_strategy_data$type <- factor(all_strategy_data$type, levels=c("Top Company in Each Sector", "99th Percentile Across All Sectors", "95th Percentile Across All Sectors", "90th Percentile Across All Sectors", "75th Percentile Across All Sectors", "All Publicly Traded Companies w/ ACSI Data", "S&P 500"))

cp1 <- plot_cumulative_performance_modified(all_strategy_data %>% drop_na()) + xlab("") + theme_bw() + theme(legend.position = "none", legend.title=element_blank())

df <- all_strategy_data

sp500_median <- df %>%
  filter(type == "S&P 500") %>%
  select(year, sp500_median_change = median_change)

# Join the original dataframe with the S&P 500 median changes
df <- df %>%
  left_join(sp500_median, by = "year") %>%
  mutate(median_change = median_change - sp500_median_change) %>%
  select(-sp500_median_change)


cp2 <- ggplot(data = df %>% drop_na(), aes(x = year, y = median_change, fill = type)) +
  geom_col(position = position_dodge(width = 0.8), width = 0.8) +
  labs(title = "Change in Stock Price by Year and Type", x = "Year", y = "Price Change vs. S&P 500", fill = "Type") +
  theme(plot.title = element_text(hjust = 0.5))  +
  guides(fill = guide_legend(ncol = 2)) +
  theme_bw() +
  theme(axis.text.x = element_text(angle = 90, vjust = 0.5)) +
  theme(legend.position = "top", legend.title=element_blank()) + xlab("")

## ---- chunk 57
all_strategy_data %>% drop_na() %>% filter(year=="2021")
## ---- chunk 58
grid.arrange(cp2 + ggtitle(""), cp1 + ggtitle(""))
## ---- chunk 59


plot_cumulative_performance_test(all_strategy_data %>% drop_na())  + theme_bw()

## ---- chunk 60
#why are we dropping the last point for this???
testdf <- all_strategy_data %>% drop_na() %>% filter(type=="99th Percentile Across All Sectors")
plot_cumulative_performance(testdf %>% drop_na()) + xlab("") + theme_bw() + theme(legend.position = "none", legend.title=element_blank())
## ---- chunk 61
data <- data.frame(
  Strategy = c("95th Percentile Across All Sectors", "90th Percentile Across All Sectors",
               "75th Percentile Across All Sectors", "99th Percentile Across All Sectors",
               "Top Company in Each Sector"),
  `1997 - 2001` = c(0.4, 0.4, 0.4, 0.4, 0.6),
  `2002 - 2006` = c(0.8, 0.8, 0.6, 1, 0.8),
  `2007 - 2011` = c(0.8, 0.6, 0, 0.6, 0.8),
  `2012 - 2016` = c(0.2, 0.2, 0.4, 0.4, 0.8),
  `2017 - 2021` = c(0.2, 0, 0, 0.2, 0.4)
)
data$Strategy <- factor(data$Strategy, levels=c("Top Company in Each Sector", "99th Percentile Across All Sectors", "95th Percentile Across All Sectors", "90th Percentile Across All Sectors", "75th Percentile Across All Sectors"))

data_long <- gather(data, key = "Period", value = "Value", -Strategy)

x_labels <- c("1997 - 2001", "2002 - 2006", "2007 - 2011", "2012 - 2016", "2017 - 2021")  # Manually assign the x-axis labels


ggplot(data_long, aes(x = Period, y = Value, group = Strategy, color = Strategy)) +
  geom_line(size= 1) +
  labs(x = "Period", y = "Proportion of Years Beating the S&P 500") + theme_bw() + xlab("Five Year Period") +
  scale_x_discrete(labels = x_labels)
#+scale_color_viridis_d()  # Adjust the color scale if needed
